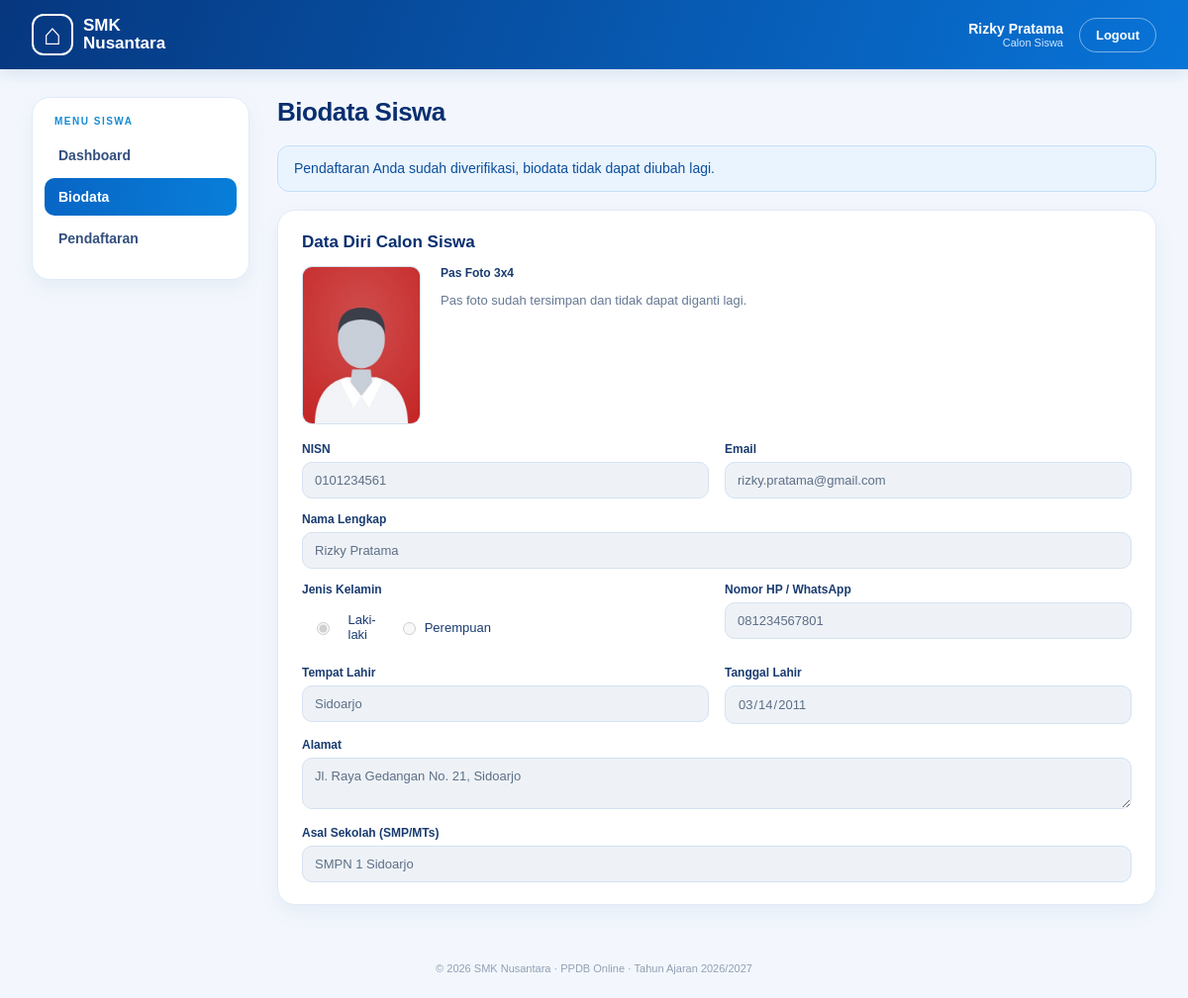
The app's page /siswa/biodata.php (signed in) with its own data.
### tables this page shows
CREATE TABLE siswa (
  id_siswa INT AUTO_INCREMENT PRIMARY KEY,
  id_user INT NOT NULL UNIQUE,
  nisn CHAR(10) NOT NULL UNIQUE,
  nama_lengkap VARCHAR(100) NOT NULL,
  jenis_kelamin ENUM('Laki-laki', 'Perempuan') NULL,
  tempat_lahir VARCHAR(50) NULL,
  tanggal_lahir DATE NULL,
  alamat VARCHAR(255) NULL,
  asal_sekolah VARCHAR(100) NULL,
  no_hp VARCHAR(20) NOT NULL,
  foto VARCHAR(255) NULL,  
  FOREIGN KEY (id_user) REFERENCES users(id_user) ON DELETE CASCADE
);

CREATE TABLE users (
  id_user INT AUTO_INCREMENT PRIMARY KEY,
  nama VARCHAR(100) NOT NULL,
  email VARCHAR(100) NOT NULL UNIQUE,
  password VARCHAR(255) NOT NULL,
  role ENUM('admin', 'siswa') NOT NULL DEFAULT 'siswa'
);

CREATE TABLE pendaftaran (
  id_pendaftaran INT AUTO_INCREMENT PRIMARY KEY,
  id_siswa INT NOT NULL,
  id_jurusan INT NOT NULL,
  tahun_ajaran VARCHAR(9) NOT NULL,
  tanggal_daftar DATETIME NOT NULL,
  status ENUM('Menunggu', 'Diverifikasi', 'Ditolak') NOT NULL DEFAULT 'Menunggu',
  UNIQUE (id_siswa, tahun_ajaran),
  FOREIGN KEY (id_siswa) REFERENCES siswa(id_siswa) ON DELETE CASCADE,
  FOREIGN KEY (id_jurusan) REFERENCES jurusan(id_jurusan) ON DELETE RESTRICT
);

### includes/form-biodata.php (the view)
<?php
$dis = $kunci_form ? 'disabled' : '';
$foto_wajib = $foto_wajib ?? false;
?>
<div class="foto-field">
  <?= tampil_foto($b['foto']) ?>
  <div class="field">
    <label for="foto">Pas Foto 3x4</label>
    <?php if ($kunci_form): ?>
      <p class="muted">Pas foto sudah tersimpan dan tidak dapat diganti lagi.</p>
    <?php else: ?>
      <input id="foto" name="foto" type="file" accept=".jpg,.jpeg,.png" <?= $foto_wajib ? 'required' : '' ?>>
      <small class="muted">Format JPG/PNG, maksimal 1 MB, pas foto ukuran 3x4.
        <?= $b['foto'] ? 'Kosongkan jika tidak ingin mengganti foto.' : '' ?></small>
    <?php endif; ?>
  </div>
</div>
<div class="form-grid">
  <div class="field">
    <label for="nisn">NISN</label>
    <input id="nisn" name="nisn" type="text" maxlength="10" value="<?= e($b['nisn']) ?>" <?= $dis ?> required>
  </div>
  <div class="field">
    <label for="email">Email</label>
    <input id="email" type="email" value="<?= e($b['email']) ?>" disabled>
  </div>
  <div class="field full">
    <label for="nama_lengkap">Nama Lengkap</label>
    <input id="nama_lengkap" name="nama_lengkap" type="text" value="<?= e($b['nama_lengkap']) ?>" <?= $dis ?> required>
  </div>
  <div class="field">
    <label>Jenis Kelamin</label>
    <div class="radio-row">
      <label><input type="radio" name="jenis_kelamin" value="Laki-laki" <?= $b['jenis_kelamin'] === 'Laki-laki' ? 'checked' : '' ?> <?= $dis ?>> Laki-laki</label>
      <label><input type="radio" name="jenis_kelamin" value="Perempuan" <?= $b['jenis_kelamin'] === 'Perempuan' ? 'checked' : '' ?> <?= $dis ?>> Perempuan</label>
    </div>
  </div>
  <div class="field">
    <label for="no_hp">Nomor HP / WhatsApp</label>
    <input id="no_hp" name="no_hp" type="tel" value="<?= e($b['no_hp']) ?>" <?= $dis ?> required>
  </div>
  <div class="field">
    <label for="tempat_lahir">Tempat Lahir</label>
    <input id="tempat_lahir" name="tempat_lahir" type="text" value="<?= e($b['tempat_lahir']) ?>" <?= $dis ?> required>
  </div>
  <div class="field">
    <label for="tanggal_lahir">Tanggal Lahir</label>
    <input id="tanggal_lahir" name="tanggal_lahir" type="date" value="<?= e($b['tanggal_lahir']) ?>" <?= $dis ?> required>
  </div>
  <div class="field full">
    <label for="alamat">Alamat</label>
    <textarea id="alamat" name="alamat" rows="2" <?= $dis ?> required><?= e($b['alamat']) ?></textarea>
  </div>
  <div class="field full">
    <label for="asal_sekolah">Asal Sekolah (SMP/MTs)</label>
    <input id="asal_sekolah" name="asal_sekolah" type="text" value="<?= e($b['asal_sekolah']) ?>" <?= $dis ?> required>
  </div>
</div>

### includes/fungsi.php (shortened to what this page needs)
<?php
function e($teks)
{
    return htmlspecialchars((string) $teks, ENT_QUOTES, 'UTF-8');
}
function ambil_siswa($pdo, $id_user)
{
    $stmt = $pdo->prepare("SELECT s.*, u.email FROM siswa s JOIN users u ON u.id_user = s.id_user WHERE s.id_user = ?");
    $stmt->execute([$id_user]);
    return $stmt->fetch();
}
function ambil_pendaftaran($pdo, $id_siswa)
{
    $stmt = $pdo->prepare("SELECT p.*, j.kode_jurusan, j.nama_jurusan FROM pendaftaran p
        JOIN jurusan j ON j.id_jurusan = p.id_jurusan
        WHERE p.id_siswa = ? AND p.tahun_ajaran = ?");
    $stmt->execute([$id_siswa, TAHUN_AJARAN]);
    return $stmt->fetch();
}
function boleh_diubah($pendaftaran)
{
    return !$pendaftaran || $pendaftaran['status'] !== 'Diverifikasi';
}
function tampil_foto($foto, $kelas = '')
{
    return '<img src="../uploads/foto/' . e($foto) . '" alt="Pas foto" class="pas-foto ' . $kelas . '">';
}

### assets/css/dashboard.css (style rules this page uses)
* { box-sizing: border-box; }
body { margin: 0; background: #f3f7fd; color: #102d65; font-family: Arial, Helvetica, sans-serif; font-size: 14px; }
.muted { color: #657892; font-size: 13px; }
.form-grid { display: grid; grid-template-columns: 1fr 1fr; gap: 14px 16px; }
.field.full { grid-column: 1 / -1; }
.field label { display: block; font-size: 12px; font-weight: 800; color: #193b70; margin-bottom: 6px; }
.field input, .field select, .field textarea { width: 100%; padding: 10px 12px; border: 1px solid #d5e2f1; border-radius: 10px; background: #f9fbfe; color: #153568; font: 13px Arial, sans-serif; }
.field input:disabled, .field textarea:disabled { background: #eef2f7; color: #5d6f86; }
.radio-row { display: flex; gap: 22px; padding: 10px 0; }
.radio-row label { display: flex; align-items: center; gap: 6px; font-weight: 400; font-size: 13px; margin: 0; }
.pas-foto { width: 120px; height: 160px; flex-shrink: 0; object-fit: cover; border: 1px solid #d5e2f1; border-radius: 10px; background: #eef2f7; }
.foto-field { display: flex; gap: 20px; align-items: flex-start; margin-bottom: 18px; }
.foto-field .field { flex: 1; }

### records on screen
siswa: foto (picture), nisn "0101234561", id_user.email "rizky.pratama@gmail.com", nama_lengkap "Rizky Pratama", jenis_kelamin "☑ Laki-laki", jenis_kelamin "☐ Perempuan", no_hp "081234567801", tempat_lahir "Sidoarjo", tanggal_lahir "03/14/2011", asal_sekolah "SMPN 1 Sidoarjo"
pendaftaran: alamat "Jl. Raya Gedangan No. 21, Sidoarjo"

### other values on screen
$_SESSION['nama'] "Rizky Pratama"
$item[1] "Dashboard"
$item[1] "Biodata"
$item[1] "Pendaftaran"
$judul "Biodata Siswa"
TAHUN_AJARAN "2026/2027"
